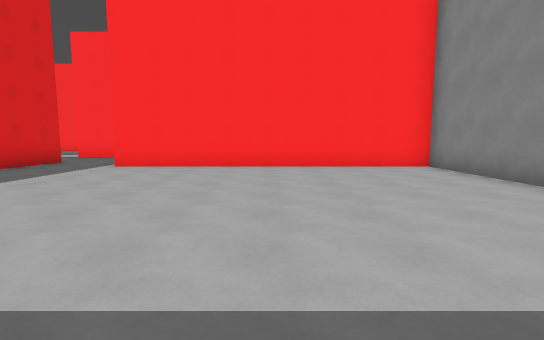
View 1 (above)

24 first-person views from a walk through a 3-D level made in the Godot game engine. The camera is 1.5 m above the floor, tilts 6° down and sees 85° across. The floor is counted in squares, 2 m on a side. Each view is taken from the middle of a square. On the plan, view 1 faces up. The plan holds only what a view shows up to about 10 squares ahead; the rest is blank. The place goes on beyond the plan. Characters and animated objects are left out.

View 2
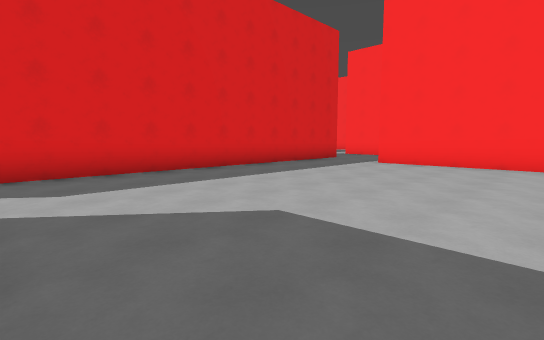

View 3
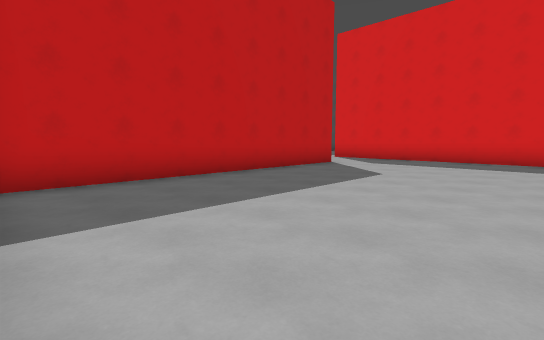

View 4
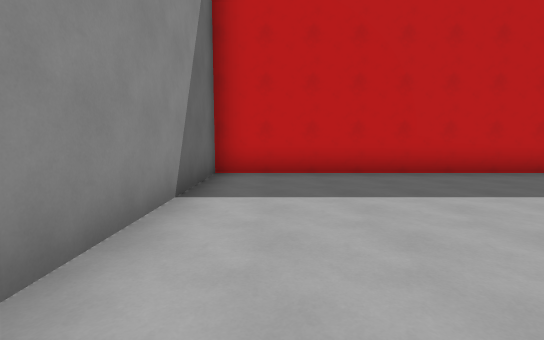

View 5
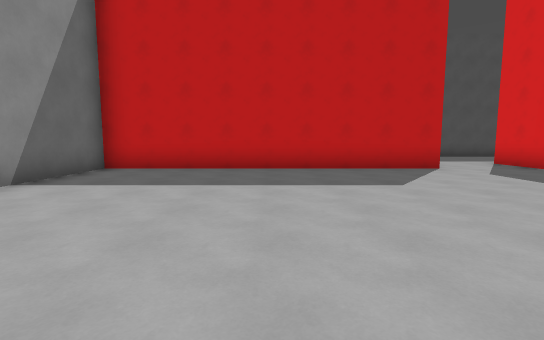

View 6
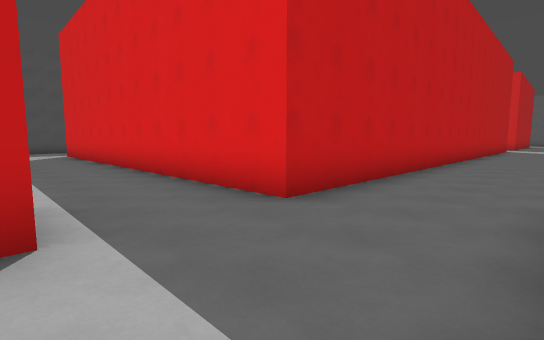

View 7
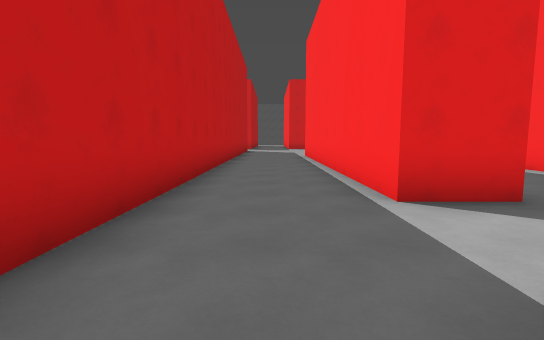

View 8
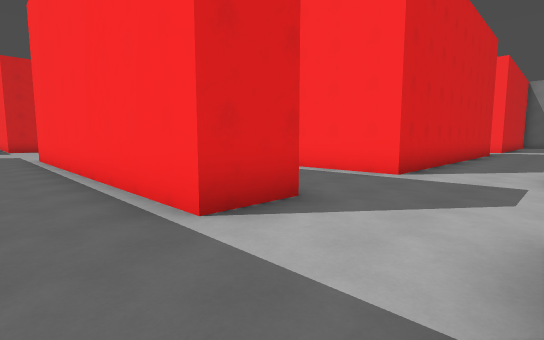

View 9
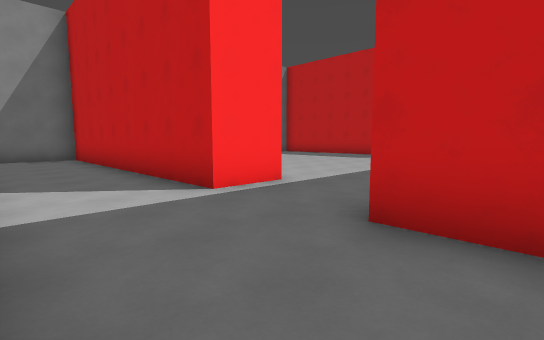

View 10
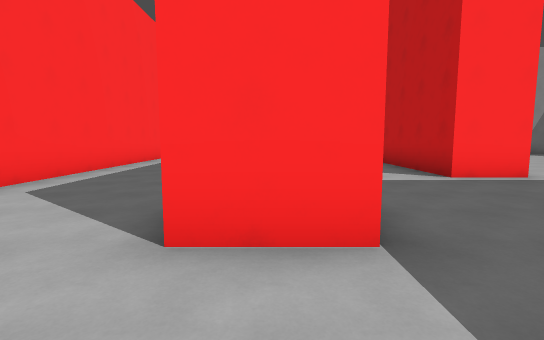

View 11
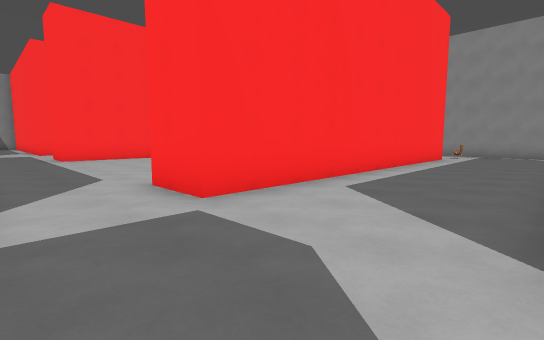

View 12
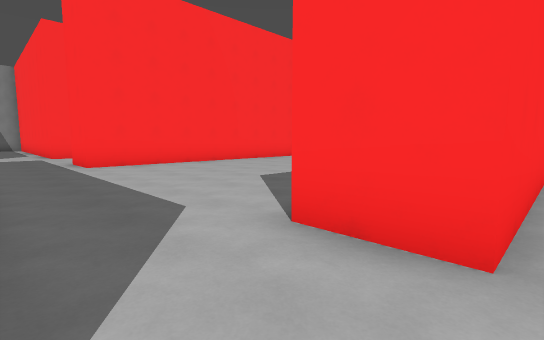

View 13
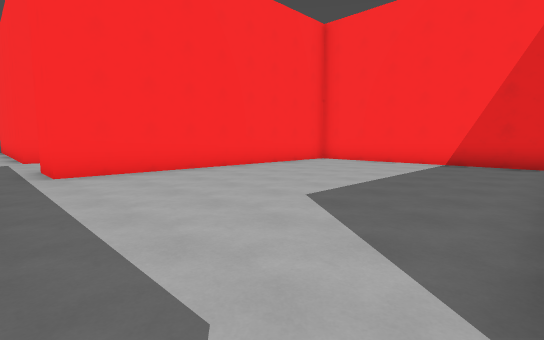

View 14
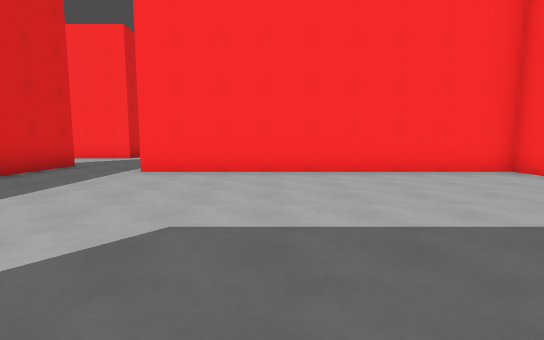

View 15
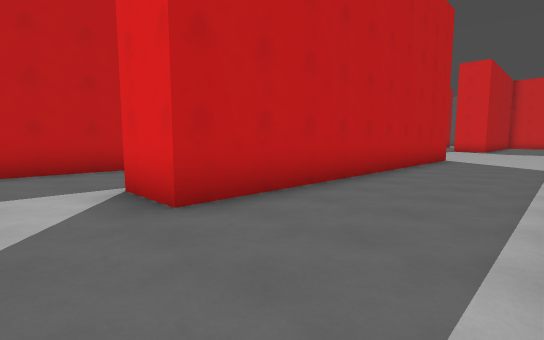

View 16
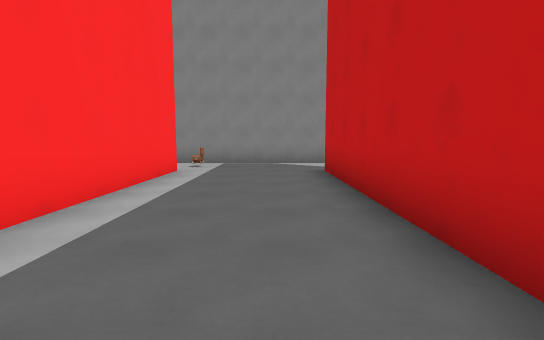

View 17
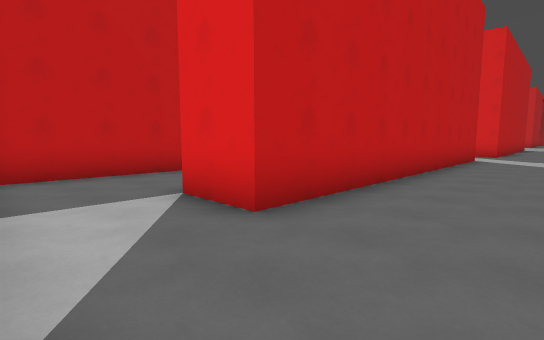

View 18
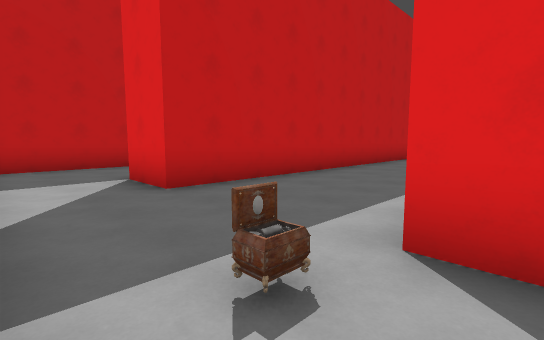

View 19
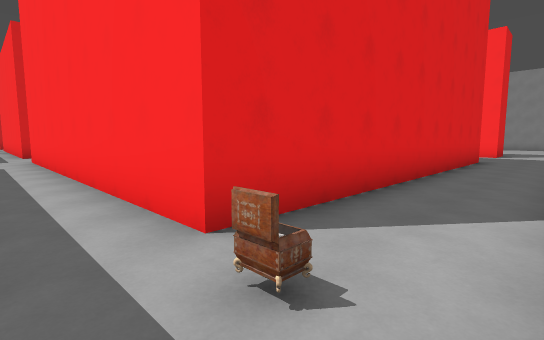

View 20
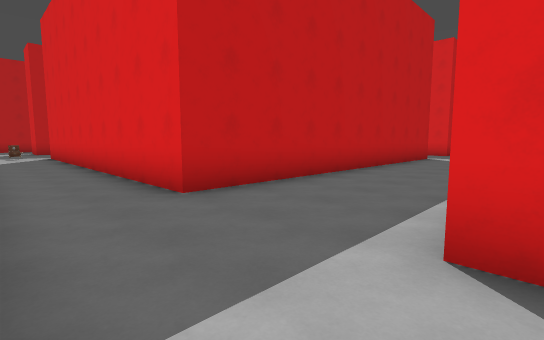

View 21
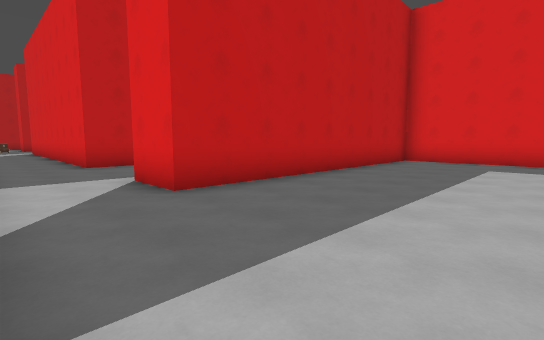

View 22
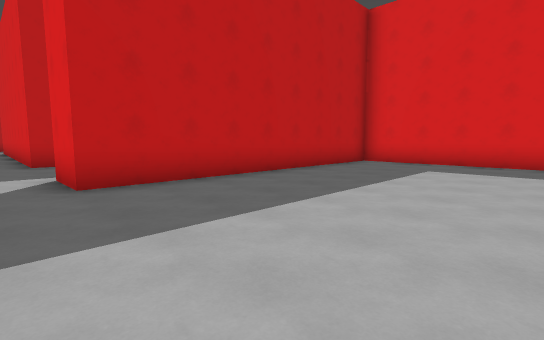

View 23
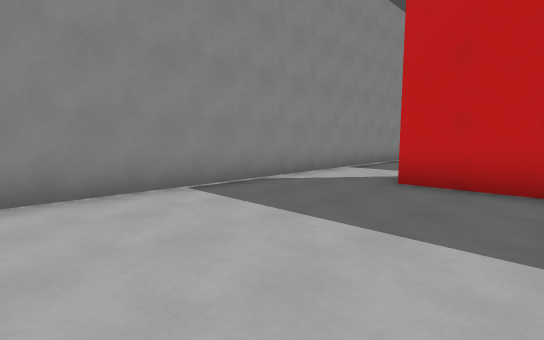

View 24
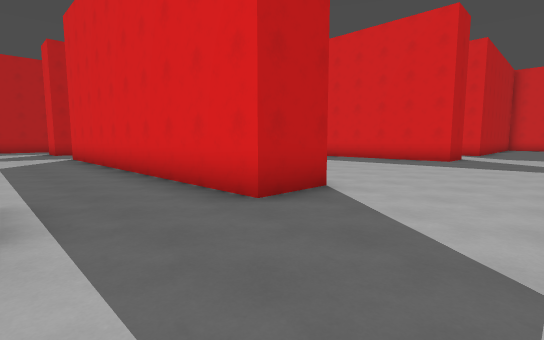

### Floor plan
Points are (right, up) in squares from view 1. A wall is a line through its corners. A room is listed if a view was taken in it or the views show most of it. See-through windows are left out.
Room 1 (views 1, 2, 3, 4, 5)
walls: (-4.4, -1.5) (4.2, -1.5) (4.2, 8) (-4.3, 8); (-6.7, 7.5) (-6.7, -1.5)
ways out: opening at (-5.5, 8.5) to room 2; opening at (-5.5, -2.5)
Room 2 (views 6, 7, 8, 9, 10, 11, 12, 15, 16, 17, 19)
walls: (-8, 12.1) (-8, 13.8) (2, 13.8) (2, 12.2); (-10.5, 18.4) (-10.5, 17.2) (-14.4, 17.2); (-4.3, 8) (-4.3, 9.5) (3.8, 9.5); (-17, 9.5) (-6.7, 9.5) (-6.7, 7.5); (-20.2, 14) (-10.5, 14) (-10.5, 12.5) (-20.5, 12.5); (2, 17.2) (-8, 17.2) (-8, 18.8); (4.2, 13.2) (4.2, 16.6); (4.2, 10) (4.2, 11.5)
ways out: opening at (-5.5, 8.5) to room 1; opening at (-9.5, 18) to room 3; opening at (3.5, 16.5) to room 4
objects: box (3, 17)
Room 3 (views 13, 14)
walls: (0.5, 19.4) (0.5, 25.7) (-8, 25.7) (-8, 27.2); (-10.5, 27.3) (-10.5, 18.4)
ways out: opening at (-9.5, 18) to room 2; opening at (-9.5, 26.5) to room 4
Room 4 (views 18, 24)
walls: (-12.1, 27.3) (-10.5, 27.3); (-7.5, 30.5) (-8, 30.5) (-8, 32.1); (-6.5, 27.3) (2, 27.3) (2, 17.2); (-19.5, 27.3) (-19, 27.3) (-19, 26.7); (4.2, 27) (4.2, 30.5); (4.2, 16.6) (4.2, 18)
ways out: opening at (3.5, 16.5) to room 2; opening at (-9.5, 26.5) to room 3; opening at (3.5, 31.5) to room 5
Room 5 (views 20, 21, 22, 23)
walls: (-6.5, 36.6) (-6.5, 32.2); (-6.2, 32) (2, 32) (2, 30.5); (4.2, 30.5) (4.2, 36.9)
ways out: opening at (3.5, 31.5) to room 4

Where each view was taken, in squares from view 1:
view 1: 0 up, 0 right, facing up
view 2: 1 down, 0 right, facing up-left
view 3: 4 up, 4 right, facing down-left
view 4: 5 up, 3 right, facing down
view 5: 6 up, 0 right, facing down
view 6: 12 up, 4 left, facing down-left
view 7: 11 up, 7 left, facing left
view 8: 11 up, 8 left, facing up-left
view 9: 12 up, 8 left, facing down-right
view 10: 13 up, 10 left, facing right
view 11: 14 up, 10 left, facing up-right
view 12: 17 up, 10 left, facing up-right
view 13: 19 up, 9 left, facing up-right
view 14: 19 up, 5 left, facing up
view 15: 17 up, 9 left, facing down-left
view 16: 15 up, 5 left, facing right
view 17: 16 up, 4 right, facing down-left
view 18: 18 up, 4 right, facing down-left
view 19: 16 up, 4 right, facing up-left
view 20: 31 up, 4 right, facing down-left
view 21: 36 up, 4 right, facing down-left
view 22: 37 up, 3 right, facing down-left
view 23: 37 up, 0 right, facing down-right
view 24: 30 up, 8 left, facing down-left
